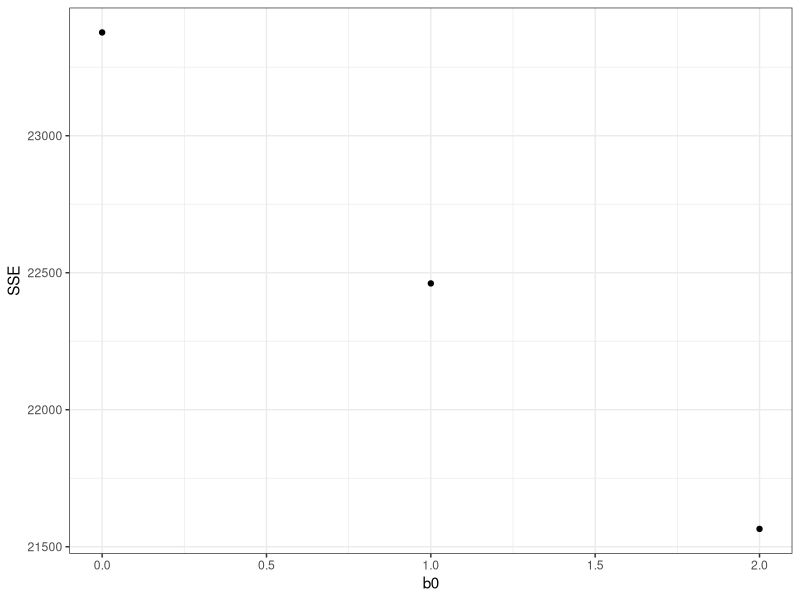
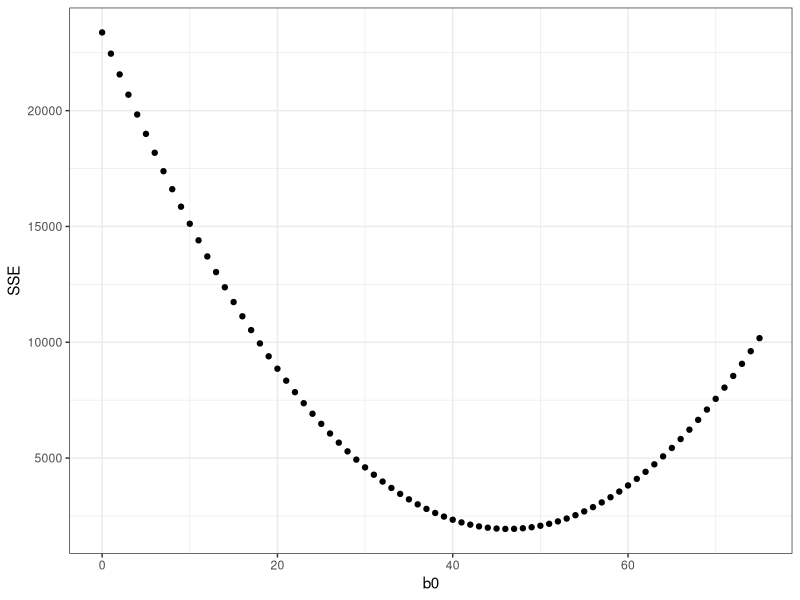
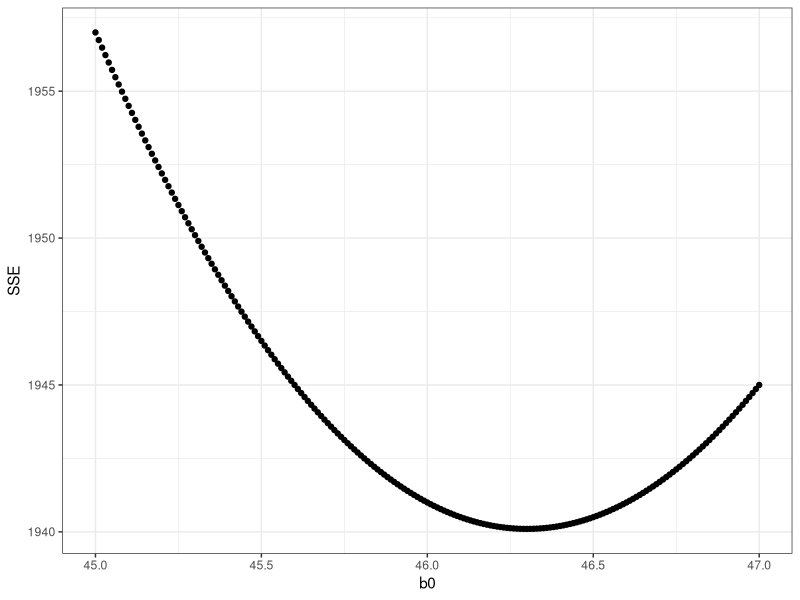
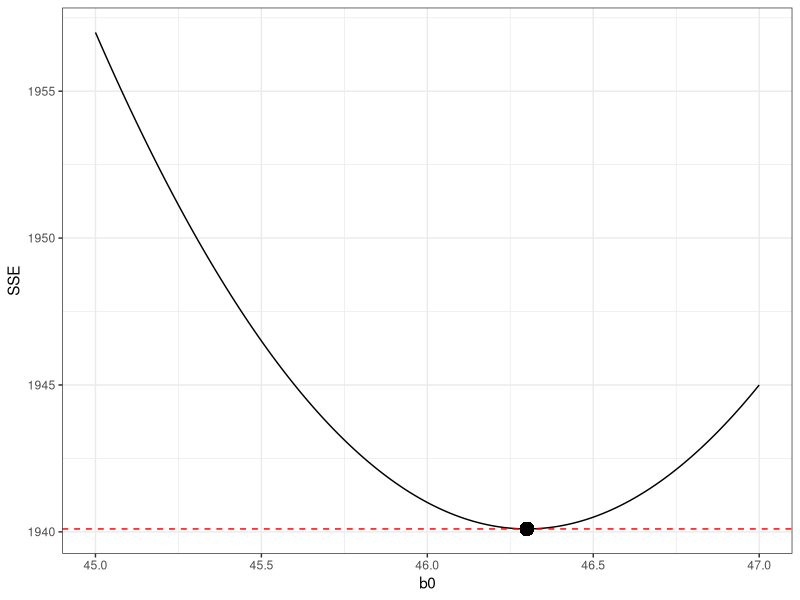

Recreate these plots in R, in order.
## ---- chunk 1
# Enter data into vectors
x = c(4, 0, 3, 4, 7, 0, 0, 3, 0, 2)
y = c(53, 56, 37, 55, 50, 36, 22, 75, 37, 42)

# Load libraries
library(tidyverse)
## ---- chunk 2
sse = function(b0, b1){
  sse = sum( (y - b0 - b1*x)^2 )
  return(sse)
}
## ---- chunk 3
sse(b0 = 0, b1 = 0)
sse(b0 = 1, b1 = 0)
sse(b0 = 2, b1 = 0)
## ---- chunk 4
plotData = data.frame(
  b0 = c(0, 1, 2),
  SSE = c(23377, 22461, 21565)
)

# Examine plotData
plotData
## ---- chunk 5
ggplot(data = plotData, aes(x = b0, y = SSE)) +
  geom_point() +
  theme_bw()
## ---- chunk 6
plotData = data.frame(
  b0 = seq(from = 0, to = 75, by = 1)
)

# Examine data
head(plotData)
## ---- chunk 7
plotData %>%
  rowwise() %>%
  mutate( SSE = sse(b0 = b0, b1 = 0) )
## ---- chunk 8
data.frame(
  b0 = seq(from = 0, to = 75, by = 1)
) %>%
  rowwise() %>%
  mutate( SSE = sse(b0 = b0, b1 = 0) )
## ---- chunk 9
data.frame(
  b0 = seq(from = 0, to = 75, by = 1)
) %>%
  rowwise() %>%
  mutate( SSE = sse(b0 = b0, b1 = 0) ) %>%
  ggplot(data = ., aes(x = b0, y = SSE)) +
    geom_point() +
    theme_bw()
## ---- chunk 10
data.frame(
  b0 = seq(from = 0, to = 75, by = 1)
) %>%
  rowwise() %>%
  mutate( SSE = sse(b0 = b0, b1 = 0) ) %>%
  arrange(SSE)
## ---- chunk 11
data.frame(
  b0 = seq(from = 45, to = 47, by = 0.01)
) %>%
  rowwise() %>%
  mutate( SSE = sse(b0 = b0, b1 = 0) ) %>%
  ggplot(data = ., aes(x = b0, y = SSE)) +
    geom_point() +
    theme_bw()

# Display the results arranged in order
data.frame(
  b0 = seq(from = 45, to = 47, by = 0.01)
) %>%
  rowwise() %>%
  mutate( SSE = sse(b0 = b0, b1 = 0) ) %>%
  arrange(SSE)
## ---- chunk 12
summary( lm( y ~ 1) )
## ---- chunk 13
anova( lm( y ~ 1) )
## ---- chunk 14
data.frame(
  b0 = seq(from = 45, to = 47, by = 0.01)
) %>%
  rowwise() %>%
  mutate( SSE = sse(b0 = b0, b1 = 0) ) %>%
  ggplot(data = ., aes(x = b0, y = SSE)) +
    geom_line() +
    theme_bw() +
    geom_hline(yintercept = 1940.1, color = "red", linetype = "dashed") +
    geom_point(x = 46.30, y = 1940.1, size = 4)
